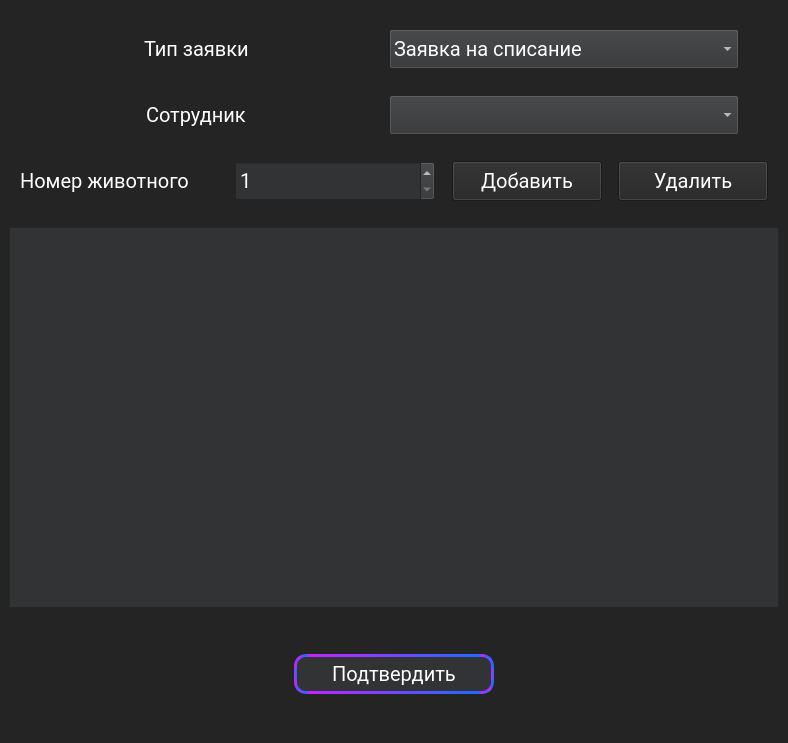
<?xml version="1.0" encoding="UTF-8"?>
<ui version="4.0">
 <class>ApplicationWindow</class>
 <widget class="QMainWindow" name="ApplicationWindow">
  <property name="geometry">
   <rect>
    <x>0</x>
    <y>0</y>
    <width>788</width>
    <height>743</height>
   </rect>
  </property>
  <property name="windowTitle">
   <string>MainWindow</string>
  </property>
  <widget class="QWidget" name="centralwidget">
   <property name="styleSheet">
    <string notr="true">QWidget{
	background-color: #242424;
	font-family: Roboto;
	color: white;
	font-size: 20px;
	font-weight: 100px;
}
</string>
   </property>
   <layout class="QVBoxLayout" name="verticalLayout">
    <item>
     <spacer name="verticalSpacer">
      <property name="orientation">
       <enum>Qt::Vertical</enum>
      </property>
      <property name="sizeType">
       <enum>QSizePolicy::Preferred</enum>
      </property>
      <property name="sizeHint" stdset="0">
       <size>
        <width>20</width>
        <height>20</height>
       </size>
      </property>
     </spacer>
    </item>
    <item>
     <layout class="QHBoxLayout" name="horizontalLayout">
      <item>
       <spacer name="horizontalSpacer_18">
        <property name="orientation">
         <enum>Qt::Horizontal</enum>
        </property>
        <property name="sizeHint" stdset="0">
         <size>
          <width>40</width>
          <height>20</height>
         </size>
        </property>
       </spacer>
      </item>
      <item>
       <widget class="QLabel" name="label">
        <property name="minimumSize">
         <size>
          <width>40</width>
          <height>40</height>
         </size>
        </property>
        <property name="text">
         <string>Тип заявки</string>
        </property>
       </widget>
      </item>
      <item>
       <spacer name="horizontalSpacer_20">
        <property name="orientation">
         <enum>Qt::Horizontal</enum>
        </property>
        <property name="sizeHint" stdset="0">
         <size>
          <width>40</width>
          <height>20</height>
         </size>
        </property>
       </spacer>
      </item>
      <item>
       <widget class="QComboBox" name="SelectTypeApp">
        <property name="minimumSize">
         <size>
          <width>350</width>
          <height>40</height>
         </size>
        </property>
        <property name="styleSheet">
         <string notr="true">QComboBox{
	background-color:  #313335;
}</string>
        </property>
        <item>
         <property name="text">
          <string>Заявка на списание</string>
         </property>
        </item>
        <item>
         <property name="text">
          <string>Заявка на осмотр</string>
         </property>
        </item>
        <item>
         <property name="text">
          <string>Заявка на изменение типа корма</string>
         </property>
        </item>
       </widget>
      </item>
      <item>
       <spacer name="horizontalSpacer_19">
        <property name="orientation">
         <enum>Qt::Horizontal</enum>
        </property>
        <property name="sizeType">
         <enum>QSizePolicy::Preferred</enum>
        </property>
        <property name="sizeHint" stdset="0">
         <size>
          <width>40</width>
          <height>20</height>
         </size>
        </property>
       </spacer>
      </item>
     </layout>
    </item>
    <item>
     <spacer name="verticalSpacer_2">
      <property name="orientation">
       <enum>Qt::Vertical</enum>
      </property>
      <property name="sizeType">
       <enum>QSizePolicy::Preferred</enum>
      </property>
      <property name="sizeHint" stdset="0">
       <size>
        <width>20</width>
        <height>20</height>
       </size>
      </property>
     </spacer>
    </item>
    <item>
     <layout class="QHBoxLayout" name="horizontalLayout_3">
      <item>
       <spacer name="horizontalSpacer_12">
        <property name="orientation">
         <enum>Qt::Horizontal</enum>
        </property>
        <property name="sizeHint" stdset="0">
         <size>
          <width>40</width>
          <height>20</height>
         </size>
        </property>
       </spacer>
      </item>
      <item>
       <widget class="QLabel" name="label_3">
        <property name="minimumSize">
         <size>
          <width>0</width>
          <height>40</height>
         </size>
        </property>
        <property name="text">
         <string>Сотрудник</string>
        </property>
       </widget>
      </item>
      <item>
       <spacer name="horizontalSpacer_13">
        <property name="orientation">
         <enum>Qt::Horizontal</enum>
        </property>
        <property name="sizeHint" stdset="0">
         <size>
          <width>40</width>
          <height>20</height>
         </size>
        </property>
       </spacer>
      </item>
      <item>
       <widget class="QComboBox" name="SelectEmployee">
        <property name="minimumSize">
         <size>
          <width>350</width>
          <height>40</height>
         </size>
        </property>
        <property name="styleSheet">
         <string notr="true">QComboBox{
	background-color:  #313335;
}</string>
        </property>
       </widget>
      </item>
      <item>
       <spacer name="horizontalSpacer_14">
        <property name="orientation">
         <enum>Qt::Horizontal</enum>
        </property>
        <property name="sizeType">
         <enum>QSizePolicy::Preferred</enum>
        </property>
        <property name="sizeHint" stdset="0">
         <size>
          <width>40</width>
          <height>20</height>
         </size>
        </property>
       </spacer>
      </item>
     </layout>
    </item>
    <item>
     <spacer name="verticalSpacer_4">
      <property name="orientation">
       <enum>Qt::Vertical</enum>
      </property>
      <property name="sizeType">
       <enum>QSizePolicy::Preferred</enum>
      </property>
      <property name="sizeHint" stdset="0">
       <size>
        <width>20</width>
        <height>20</height>
       </size>
      </property>
     </spacer>
    </item>
    <item>
     <layout class="QHBoxLayout" name="horizontalLayout_2">
      <item>
       <spacer name="horizontalSpacer_15">
        <property name="orientation">
         <enum>Qt::Horizontal</enum>
        </property>
        <property name="sizeType">
         <enum>QSizePolicy::Preferred</enum>
        </property>
        <property name="sizeHint" stdset="0">
         <size>
          <width>40</width>
          <height>20</height>
         </size>
        </property>
       </spacer>
      </item>
      <item>
       <widget class="QLabel" name="label_2">
        <property name="minimumSize">
         <size>
          <width>0</width>
          <height>40</height>
         </size>
        </property>
        <property name="text">
         <string>Номер животного</string>
        </property>
       </widget>
      </item>
      <item>
       <spacer name="horizontalSpacer_16">
        <property name="orientation">
         <enum>Qt::Horizontal</enum>
        </property>
        <property name="sizeType">
         <enum>QSizePolicy::Preferred</enum>
        </property>
        <property name="sizeHint" stdset="0">
         <size>
          <width>70</width>
          <height>20</height>
         </size>
        </property>
       </spacer>
      </item>
      <item>
       <widget class="QDoubleSpinBox" name="SelectNumberAnimal">
        <property name="minimumSize">
         <size>
          <width>200</width>
          <height>40</height>
         </size>
        </property>
        <property name="styleSheet">
         <string notr="true">QDoubleSpinBox
{
	background-color:  #313335;
}</string>
        </property>
        <property name="decimals">
         <number>0</number>
        </property>
        <property name="minimum">
         <double>1.000000000000000</double>
        </property>
        <property name="maximum">
         <double>100000.000000000000000</double>
        </property>
       </widget>
      </item>
      <item>
       <spacer name="horizontalSpacer_17">
        <property name="orientation">
         <enum>Qt::Horizontal</enum>
        </property>
        <property name="sizeType">
         <enum>QSizePolicy::Preferred</enum>
        </property>
        <property name="sizeHint" stdset="0">
         <size>
          <width>40</width>
          <height>20</height>
         </size>
        </property>
       </spacer>
      </item>
      <item>
       <widget class="QPushButton" name="btn_add">
        <property name="minimumSize">
         <size>
          <width>150</width>
          <height>40</height>
         </size>
        </property>
        <property name="text">
         <string>Добавить</string>
        </property>
       </widget>
      </item>
      <item>
       <spacer name="horizontalSpacer_2">
        <property name="orientation">
         <enum>Qt::Horizontal</enum>
        </property>
        <property name="sizeHint" stdset="0">
         <size>
          <width>40</width>
          <height>20</height>
         </size>
        </property>
       </spacer>
      </item>
      <item>
       <widget class="QPushButton" name="btn_rm">
        <property name="minimumSize">
         <size>
          <width>150</width>
          <height>40</height>
         </size>
        </property>
        <property name="text">
         <string>Удалить</string>
        </property>
       </widget>
      </item>
      <item>
       <spacer name="horizontalSpacer">
        <property name="orientation">
         <enum>Qt::Horizontal</enum>
        </property>
        <property name="sizeType">
         <enum>QSizePolicy::Preferred</enum>
        </property>
        <property name="sizeHint" stdset="0">
         <size>
          <width>40</width>
          <height>20</height>
         </size>
        </property>
       </spacer>
      </item>
     </layout>
    </item>
    <item>
     <spacer name="verticalSpacer_6">
      <property name="orientation">
       <enum>Qt::Vertical</enum>
      </property>
      <property name="sizeType">
       <enum>QSizePolicy::Preferred</enum>
      </property>
      <property name="sizeHint" stdset="0">
       <size>
        <width>20</width>
        <height>20</height>
       </size>
      </property>
     </spacer>
    </item>
    <item>
     <layout class="QHBoxLayout" name="horizontalLayout_6">
      <item>
       <widget class="QTableWidget" name="tableWidget">
        <property name="minimumSize">
         <size>
          <width>650</width>
          <height>0</height>
         </size>
        </property>
        <property name="maximumSize">
         <size>
          <width>16777215</width>
          <height>16777215</height>
         </size>
        </property>
        <property name="styleSheet">
         <string notr="true">
QTableWidget{
	background-color:  #313335;
}</string>
        </property>
       </widget>
      </item>
     </layout>
    </item>
    <item>
     <spacer name="verticalSpacer_7">
      <property name="orientation">
       <enum>Qt::Vertical</enum>
      </property>
      <property name="sizeType">
       <enum>QSizePolicy::Preferred</enum>
      </property>
      <property name="sizeHint" stdset="0">
       <size>
        <width>20</width>
        <height>40</height>
       </size>
      </property>
     </spacer>
    </item>
    <item>
     <layout class="QHBoxLayout" name="horizontalLayout_7">
      <item>
       <spacer name="horizontalSpacer_5">
        <property name="orientation">
         <enum>Qt::Horizontal</enum>
        </property>
        <property name="sizeHint" stdset="0">
         <size>
          <width>40</width>
          <height>20</height>
         </size>
        </property>
       </spacer>
      </item>
      <item>
       <widget class="QPushButton" name="btn_confirm">
        <property name="minimumSize">
         <size>
          <width>200</width>
          <height>40</height>
         </size>
        </property>
        <property name="styleSheet">
         <string notr="true">QPushButton{
	background-color: #313335;
	border: 3px qlineargradient(spread:pad, x1:0, y1:0, x2:1, y2:0, stop:0 #C622FF, stop:1 #1D6BFF);
	border-style: solid;
	border-radius: 12%;
}
QPushButton:hover{
background-color:  #5C6164;
}

QPushButton:pressed{
background-color:  #5C6164;
}

QPushButton:after{
background-color:  #5C6164;
}</string>
        </property>
        <property name="text">
         <string>Подтвердить</string>
        </property>
        <property name="shortcut">
         <string>Return</string>
        </property>
       </widget>
      </item>
      <item>
       <spacer name="horizontalSpacer_6">
        <property name="orientation">
         <enum>Qt::Horizontal</enum>
        </property>
        <property name="sizeHint" stdset="0">
         <size>
          <width>40</width>
          <height>20</height>
         </size>
        </property>
       </spacer>
      </item>
     </layout>
    </item>
    <item>
     <spacer name="verticalSpacer_8">
      <property name="orientation">
       <enum>Qt::Vertical</enum>
      </property>
      <property name="sizeType">
       <enum>QSizePolicy::Preferred</enum>
      </property>
      <property name="sizeHint" stdset="0">
       <size>
        <width>20</width>
        <height>40</height>
       </size>
      </property>
     </spacer>
    </item>
   </layout>
  </widget>
 </widget>
 <resources/>
 <connections/>
</ui>
